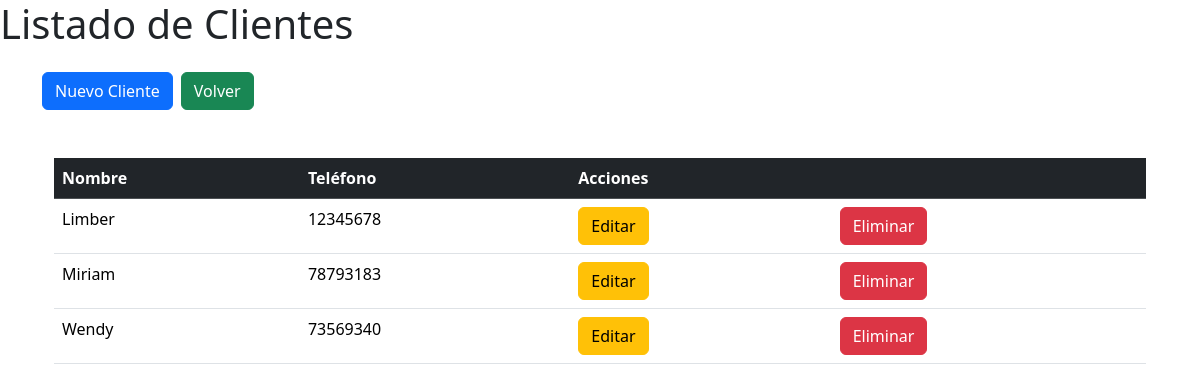
/clientes/, run on the app's committed database.
### app/blueprints/clientes/models.py (models this page shows, shortened)
class Cliente(db.Model):
    __tablename__ ="clientes"
    id = db.Column(db.Integer, primary_key = True)
    nombre = db.Column(db.String(100), nullable = False)
    telefono = db.Column(db.String(20), nullable = False)
    pedidos = db.relationship("Pedido", backref="cliente", lazy=True, cascade="all, delete-orphan")

### app/blueprints/clientes/routes.py (the view)
@bp_cliente.route('/')
def index():
    clientes = Cliente.query.all()
    return render_template('cliente/index.html', clientes=clientes)

### app/blueprints/clientes/templates/cliente/index.html
{% extends 'base.html' %}
{% block content %}
<h1>Listado de Clientes</h1>
<div class="container mt-4">
    <div class="mb-4 d-flex gap-2 flex-wrap">
        <a href="{{ url_for('bp_cliente.create') }}" class="btn btn-primary">Nuevo Cliente</a>
        <a href="{{ url_for('bp_core.index') }}" class="btn btn-success">Volver</a>
    </div>
    <div class="container mt-5">
        <div class="row justify-content-center">
            <div class="card-custom">
                <table class="table">
                    <thead class="table-dark">
                        <tr>
                            <th>Nombre</th>
                            <th>Teléfono</th>
                            <th colspan="2">Acciones</th>
                        </tr>
                    </thead>
                    <tbody>
                        {% for item in clientes %}
                        <tr>
                            <td>{{ item.nombre }}</td>
                            <td>{{ item.telefono }}</td>
                            <td>
                                <a href="{{ url_for('bp_cliente.edit', id=item.id) }}" class="btn btn-warning">Editar</a>
                            </td>
                            <td>
                                <a href="{{ url_for('bp_cliente.delete', id=item.id) }}" class="btn btn-danger">Eliminar</a>
                            </td>
                        </tr>
                        {% else %}
                        <tr>
                            <td colspan="4" class="text-center">No hay clientes registrados.</td>
                        </tr>
                        {% endfor %}
                    </tbody>
                </table>
            </div>
        </div>
    </div>
</div>
{% endblock %}

### data on the page
Cliente: nombre "Limber", telefono "12345678"
Cliente: nombre "Miriam", telefono "78793183"
Cliente: nombre "Wendy", telefono "73569340"
